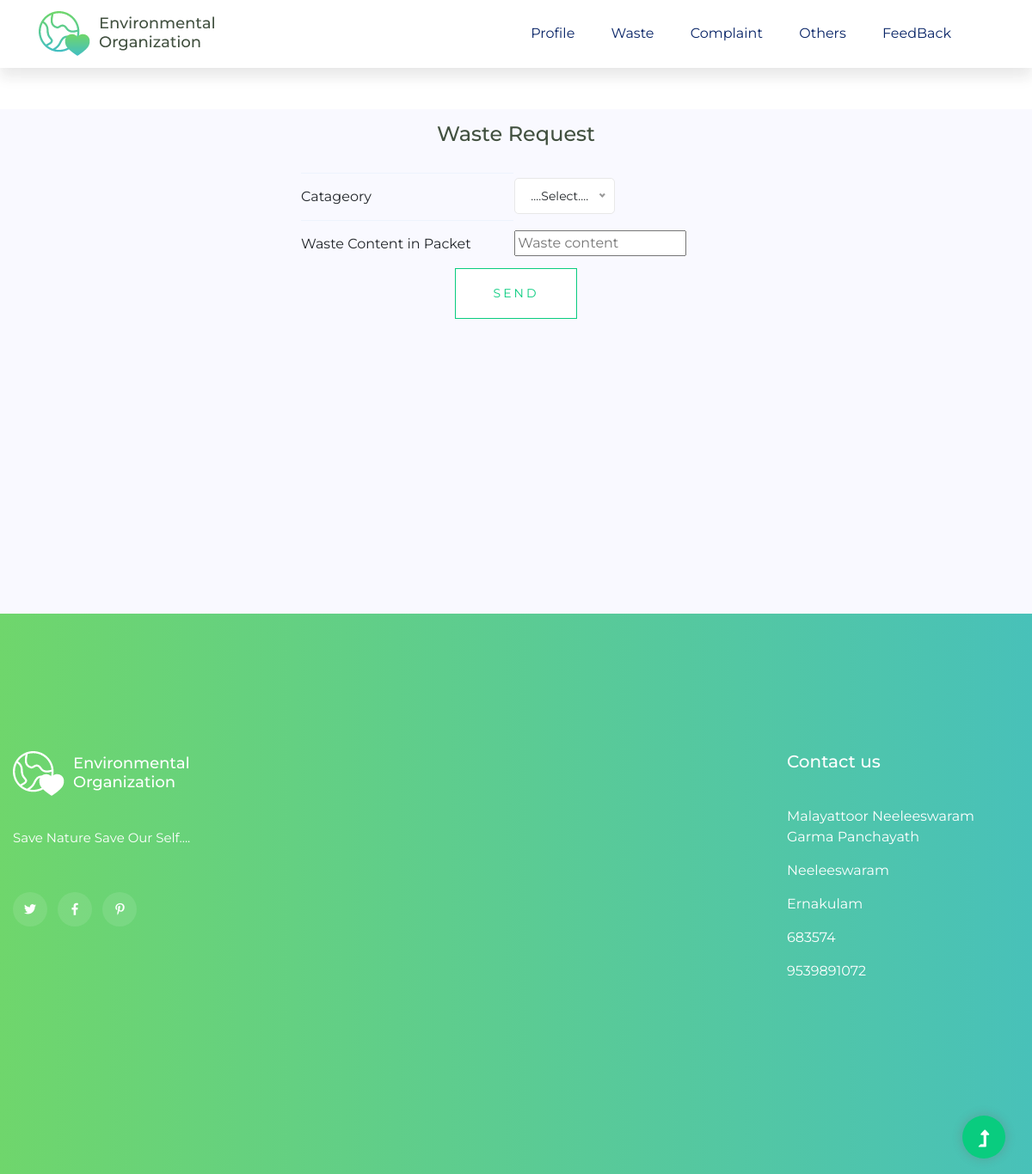
The page /E-Waste/User/Waste_request.php (signed in) on the database its author committed.
### tables this page shows
CREATE TABLE `tbl_pajayathe` (
  `pajayathe_id` int(11) NOT NULL auto_increment,
  `pajayathe_name` varchar(100) NOT NULL,
  `pajayathe_contact` char(10) NOT NULL,
  `pajayathe_pincode` char(6) NOT NULL,
  `pajayathe_district` varchar(15) NOT NULL,
  `pajayathe_location` varchar(20) NOT NULL,
  `pajayathe_username` varchar(20) NOT NULL,
  `pajayathe_password` varchar(20) NOT NULL,
  `pajayathe_status` char(1) NOT NULL default '0',
  PRIMARY KEY  (`pajayathe_id`)
);

### E-Waste/User/Waste_request.php (the view, shortened to what this page needs)
<!DOCTYPE html>
<html>
<head>
<?php
include("../Connection/Connection.php");
?>
</head>
<?php include("Template/Header1.php");
if($_SESSION['username']!=NULL)
{
	?>
	<body>
<form method="POST">
	<div class="progress-table">
<h2 align="center" class="text-heading">Waste Request</h2>
	<table align="center" width="500">
		<tr>
			<td class="table-row">Catageory</td>
			<td>
			</td>
		</tr>
		<tr>
			<td class="table-row">Waste Content in Packet</td>
			<td><input type="text" name="txtcontent" placeholder="Waste content"></td>
		</tr>
		<tr>
			<td colspan="2" align="center"><input type="submit" class="button button-contactForm btn_1 boxed-btn" name="btnsub" value="Send"></td>
		</tr>
	</table>
</form>
</body>
	<?php
}
else
{
	echo "<script>location.replace('../Guest/Login.php')</script>";
}
 ?>
<br><br><br><br><br><br><br><br><br><br><br><br><br>
<?php include("Template/Footer.php"); ?>
</html>

### E-Waste/User/Template/Footer.php (shortened to what this page needs)
<!DOCTYPE html>
<html class="no-js" lang="zxx">
<?php
include("../Connection/Connection.php");
?>
<head>
    <link rel="stylesheet" href="../User/Template/assets/css/bootstrap.min.css">
    <link rel="stylesheet" href="../User/Template/assets/css/owl.carousel.min.css">
    <link rel="stylesheet" href="../User/Template/assets/css/slicknav.css">
    <link rel="stylesheet" href="../User/Template/assets/css/flaticon.css">
    <link rel="stylesheet" href="../User/Template/assets/css/progressbar_barfiller.css">
    <link rel="stylesheet" href="../User/Template/assets/css/gijgo.css">
    <link rel="stylesheet" href="../User/Template/assets/css/animate.min.css">
    <link rel="stylesheet" href="../User/Template/assets/css/animated-headline.css">
    <link rel="stylesheet" href="../User/Template/assets/css/magnific-popup.css">
    <link rel="stylesheet" href="../User/Template/assets/css/fontawesome-all.min.css">
    <link rel="stylesheet" href="../User/Template/assets/css/themify-icons.css">
    <link rel="stylesheet" href="../User/Template/assets/css/slick.css">
    <link rel="stylesheet" href="../User/Template/assets/css/nice-select.css">
    <link rel="stylesheet" href="../User/Template/assets/css/style.css">
</head>
<body>
 <footer>
        <div class="footer-wrapper">
           <div class="footer-area footer-padding">
               <div class="container ">
                   <div class="row justify-content-between">
                       <div class="col-xl-4 col-lg-3 col-md-8 col-sm-8">
                           <div class="single-footer-caption mb-50">
                               <div class="single-footer-caption mb-30">
                                   <div class="footer-logo mb-35">
                                       <a href="Home.php"><img src="../User/Template/assets/img/logo/logo2_footer.png" alt=""></a>
                                   </div>
                                   <div class="footer-tittle">
                                       <div class="footer-pera">
                                           <p>Save Nature Save Our Self....</p>
                                       </div>
                                   </div>
                                   <div class="footer-social">
                                       <a href="https://twitter.com"><i class="fab fa-twitter"></i></a>
                                       <a href="https://facebook.com"><i class="fab fa-facebook-f"></i></a>
                                       <a href="https://pinterest.com"><i class="fab fa-pinterest-p"></i></a>
                                   </div>
                               </div>
                           </div>
                       </div>
                       <?php
                       $sel = "select * from tbl_pajayathe where pajayathe_status='1'";
                       $res = $con->query($sel);
                       if($res->num_rows!=NULL)
                       {
                       	while($row = $res->fetch_assoc())
                       	{
                       		$name = $row["pajayathe_name"];
                       		$loc = $row["pajayathe_location"];
                       		$dis = $row["pajayathe_district"];
                       		$pin = $row["pajayathe_pincode"];
                       		$pho = $row["pajayathe_contact"];
                       	}
                       }
                       ?>
                       <div class="col-xl-3 col-lg-4 col-md-6 col-sm-4">
                           <div class="single-footer-caption mb-50">
                               <div class="footer-tittle">
                                   <h4>Contact us</h4>
                                   <ul>
                                       <li style="color:white"><?php echo $name;?></li>
                                       <li style="color:white"><?php echo $loc;?></li>
                                       <li style="color:white"><?php echo $dis;?></li>
                                       <li style="color:white"><?php echo $pin;?></li>
                                       <li class="number" style="color:white"><?php echo $pho;?></li>
                                   </ul>
                               </div>
                           </div>
                       </div>
                   </div>
               </div>
           </div>
           <div class="footer-bottom-area">
               <div class="container">
                   <div class="footer-border">
                       <div class="row d-flex align-items-center">
                           <div class="col-xl-12 ">
                              </div>
                          </div>
                      </div>
                  </div>
              </div>
          </div>
      </footer>
      <div id="back-top" >
        <a title="Go to Top" href="#"> <i class="fas fa-level-up-alt"></i></a>
    </div>
</body>
</html>

### rows shown on the page
tbl_pajayathe: pajayathe_name "Malayattoor Neeleeswaram Garma Panchayath", pajayathe_location "Neeleeswaram", pajayathe_district "Ernakulam", pajayathe_pincode "683574", pajayathe_contact "9539891072"
